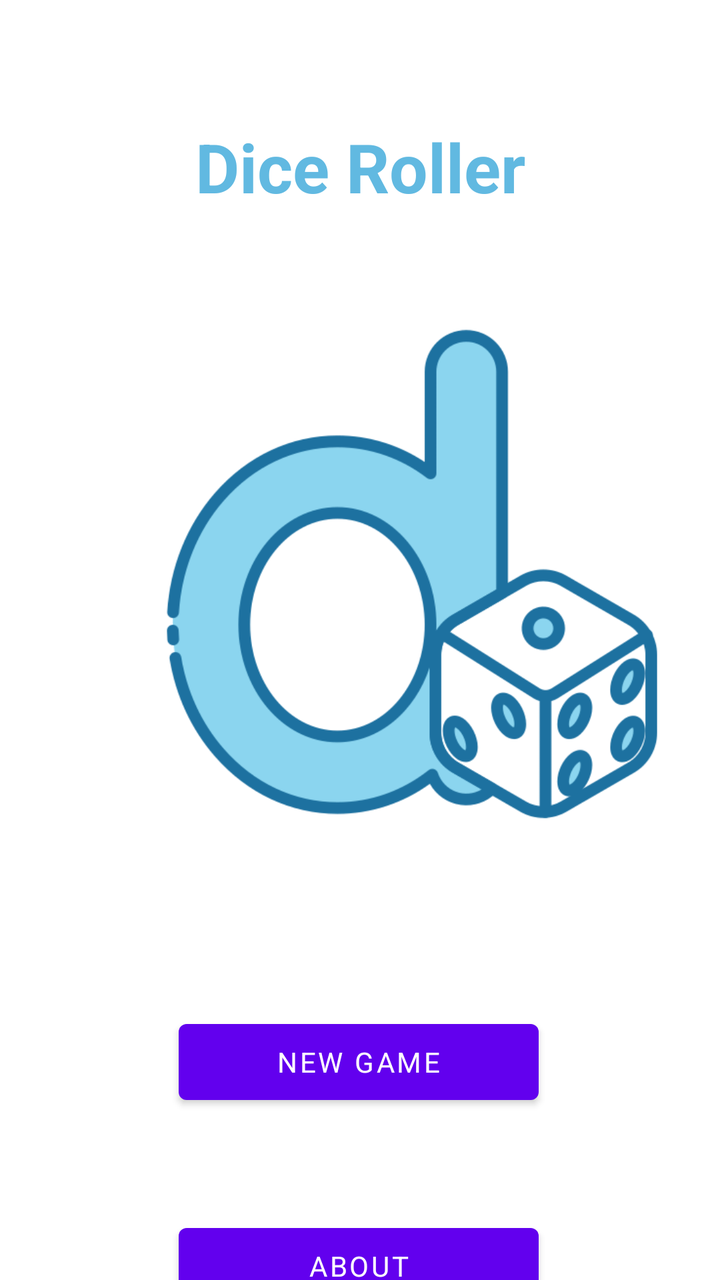
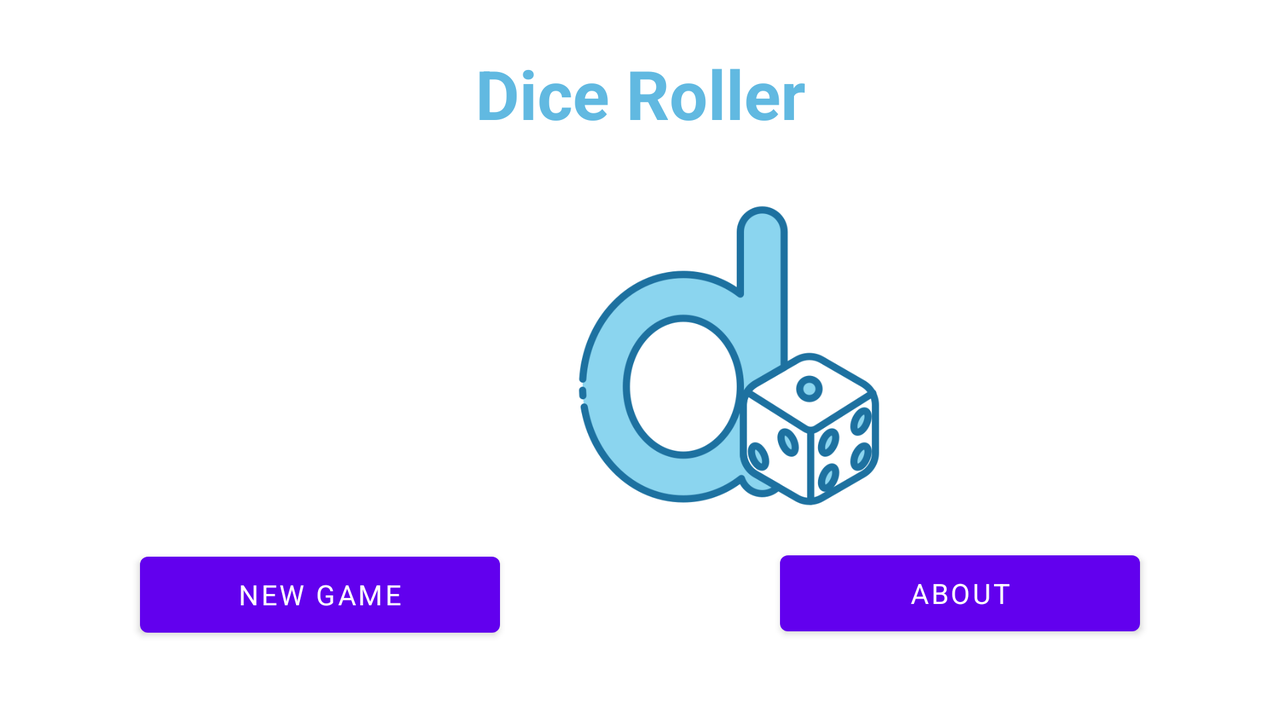

An Android layout and its configuration variant, each rendered on a device that would load it. The default file and the variant file are quoted in full after the pictures.
<!-- AndroidManifest.xml: application theme Theme.MobileDiceRoller -->
<!-- res/layout/activity_main.xml -->
<?xml version="1.0" encoding="utf-8"?>
<androidx.constraintlayout.widget.ConstraintLayout xmlns:android="http://schemas.android.com/apk/res/android"
    xmlns:app="http://schemas.android.com/apk/res-auto"
    xmlns:tools="http://schemas.android.com/tools"
    android:layout_width="match_parent"
    android:layout_height="match_parent"
    tools:context=".MainActivity">

    <TextView
        android:id="@+id/welcome_text"
        android:layout_width="wrap_content"
        android:layout_height="wrap_content"
        android:fontFamily="sans-serif"
        android:text="@string/welcome_to_dice_roller"
        android:textColor="#61B9E1"
        android:textSize="34sp"
        android:textStyle="bold"
        app:layout_constraintBottom_toBottomOf="parent"
        app:layout_constraintEnd_toEndOf="parent"
        app:layout_constraintStart_toStartOf="parent"
        app:layout_constraintTop_toTopOf="parent"
        app:layout_constraintVertical_bias="0.102" />

    <Button
        android:id="@+id/new_game_button"
        android:layout_width="180dp"
        android:layout_height="50dp"
        android:layout_marginTop="94dp"
        android:fontFamily="sans-serif"
        android:text="@string/new_game"
        app:layout_constraintEnd_toEndOf="parent"
        app:layout_constraintHorizontal_bias="0.497"
        app:layout_constraintStart_toStartOf="parent"
        app:layout_constraintTop_toBottomOf="@+id/imageView13" />

    <Button
        android:id="@+id/about_button"
        android:layout_width="180dp"
        android:layout_height="50dp"
        android:layout_marginTop="52dp"
        android:fontFamily="sans-serif"
        android:text="@string/about"
        app:layout_constraintEnd_toEndOf="parent"
        app:layout_constraintHorizontal_bias="0.497"
        app:layout_constraintStart_toStartOf="parent"
        app:layout_constraintTop_toBottomOf="@+id/new_game_button" />

    <ImageView
        android:id="@+id/imageView13"
        android:layout_width="250dp"
        android:layout_height="250dp"
        android:layout_marginStart="81dp"
        android:layout_marginTop="56dp"
        app:layout_constraintStart_toStartOf="parent"
        app:layout_constraintTop_toBottomOf="@+id/welcome_text"
        app:srcCompat="@drawable/dice" />

</androidx.constraintlayout.widget.ConstraintLayout>
<!-- resources referenced by this layout -->
<resources>
  <!-- drawable dice: png bitmap (drawable, 44809 bytes) -->
  <string name="about">About</string>
  <string name="new_game">New Game</string>
  <string name="welcome_to_dice_roller">Dice Roller</string>
  <style name="Theme.MobileDiceRoller" parent="Theme.MaterialComponents.DayNight.DarkActionBar">
          
          <item name="colorPrimary">@color/purple_500</item>
          <item name="colorPrimaryVariant">@color/purple_700</item>
          <item name="colorOnPrimary">@color/white</item>
          
          <item name="colorSecondary">@color/teal_200</item>
          <item name="colorSecondaryVariant">@color/teal_700</item>
          <item name="colorOnSecondary">@color/black</item>
          
          <item name="android:statusBarColor">?attr/colorPrimaryVariant</item>
          
      </style>
  <color name="purple_500">#FF6200EE</color>
  <color name="purple_700">#FF3700B3</color>
  <color name="white">#FFFFFFFF</color>
  <color name="teal_200">#FF03DAC5</color>
  <color name="teal_700">#FF018786</color>
  <color name="black">#FF000000</color>
</resources>
<!-- res/layout-land/activity_main.xml (the repository's variant of the layout above) -->
<!-- drawn on the phone turned sideways -->
<?xml version="1.0" encoding="utf-8"?>
<androidx.constraintlayout.widget.ConstraintLayout xmlns:android="http://schemas.android.com/apk/res/android"
    xmlns:app="http://schemas.android.com/apk/res-auto"
    xmlns:tools="http://schemas.android.com/tools"
    android:layout_width="match_parent"
    android:layout_height="match_parent"
    tools:context=".MainActivity">

    <TextView
        android:id="@+id/welcome_text"
        android:layout_width="wrap_content"
        android:layout_height="wrap_content"
        android:fontFamily="sans-serif"
        android:text="@string/welcome_to_dice_roller"
        android:textColor="#61B9E1"
        android:textSize="34sp"
        android:textStyle="bold"
        app:layout_constraintBottom_toBottomOf="parent"
        app:layout_constraintEnd_toEndOf="parent"
        app:layout_constraintStart_toStartOf="parent"
        app:layout_constraintTop_toTopOf="parent"
        app:layout_constraintVertical_bias="0.076" />

    <Button
        android:id="@+id/new_game_button"
        android:layout_width="180dp"
        android:layout_height="50dp"
        android:layout_marginStart="70dp"
        android:layout_marginTop="20dp"
        android:layout_marginBottom="40dp"
        android:fontFamily="sans-serif"
        android:text="@string/new_game"
        app:layout_constraintBottom_toBottomOf="parent"
        app:layout_constraintStart_toStartOf="parent"
        app:layout_constraintTop_toBottomOf="@+id/imageView13" />

    <Button
        android:id="@+id/about_button"
        android:layout_width="180dp"
        android:layout_height="50dp"
        android:layout_marginTop="20dp"
        android:layout_marginEnd="70dp"
        android:layout_marginBottom="41dp"
        android:fontFamily="sans-serif"
        android:text="@string/about"
        app:layout_constraintBottom_toBottomOf="parent"
        app:layout_constraintEnd_toEndOf="parent"
        app:layout_constraintTop_toBottomOf="@+id/imageView13" />

    <ImageView
        android:id="@+id/imageView13"
        android:layout_width="153dp"
        android:layout_height="153dp"
        android:layout_marginStart="288dp"
        android:layout_marginTop="32dp"
        app:layout_constraintStart_toStartOf="parent"
        app:layout_constraintTop_toBottomOf="@+id/welcome_text"
        app:srcCompat="@drawable/dice" />

</androidx.constraintlayout.widget.ConstraintLayout>
